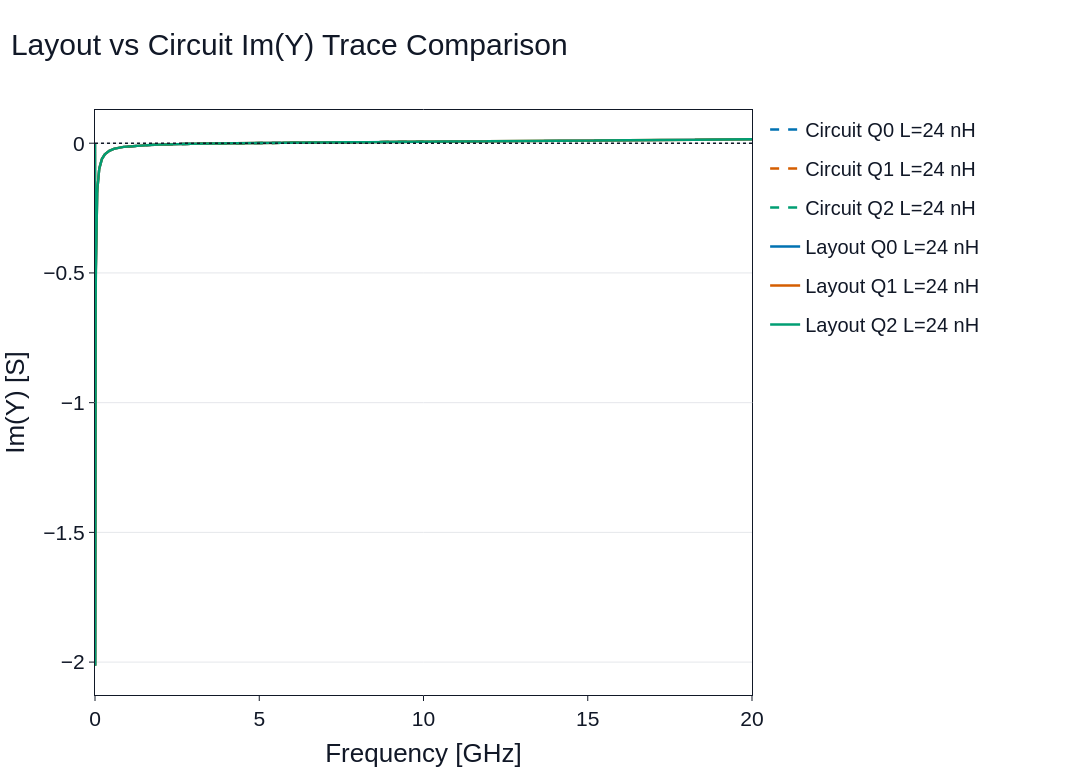

The notebook cell this image was saved under:
### Markdown cell above
### Im(Y) trace comparison

Purpose: Compares Layout and Circuit Im(Y) traces at the configured trace Ljun values.

Tables: Trace summaries and focus-frequency comparison rows.

Result key: `layout_vs_circuit_im_y_trace_comparison`

### Code cell
show_result("layout_vs_circuit_im_y_trace_comparison")

### Figure 1 — Plotly figure (JSON) as saved in the notebook; plotly's stock layout.template omitted (floating-point values rounded to 4 significant figures; data arrays with more than 128 entries replaced by an {"elided": "..."} marker saying what was removed)
{"data": [{"hovertemplate": "Circuit Q0, L=24 nH<br>f=%{x:.6f} GHz<br>Im(Y)=%{y:.3e} S<extra></extra>", "legendgroup": "Circuit-Q0", "line": {"color": "#0072B2", "dash": "dash", "width": 2.4}, "mode": "lines", "name": "Circuit Q0 L=24 nH", "type": "scatter", "x": {"elided": "181 float values"}, "y": {"elided": "181 float values"}}, {"hovertemplate": "Circuit Q1, L=24 nH<br>f=%{x:.6f} GHz<br>Im(Y)=%{y:.3e} S<extra></extra>", "legendgroup": "Circuit-Q1", "line": {"color": "#D55E00", "dash": "dash", "width": 2.4}, "mode": "lines", "name": "Circuit Q1 L=24 nH", "type": "scatter", "x": {"elided": "181 float values"}, "y": {"elided": "181 float values"}}, {"hovertemplate": "Circuit Q2, L=24 nH<br>f=%{x:.6f} GHz<br>Im(Y)=%{y:.3e} S<extra></extra>", "legendgroup": "Circuit-Q2", "line": {"color": "#009E73", "dash": "dash", "width": 2.4}, "mode": "lines", "name": "Circuit Q2 L=24 nH", "type": "scatter", "x": {"elided": "181 float values"}, "y": {"elided": "181 float values"}}, {"hovertemplate": "Layout Q0, L=24 nH<br>f=%{x:.6f} GHz<br>Im(Y)=%{y:.3e} S<extra></extra>", "legendgroup": "Layout-Q0", "line": {"color": "#0072B2", "dash": "solid", "width": 2.4}, "mode": "lines", "name": "Layout Q0 L=24 nH", "type": "scatter", "x": {"elided": "3000 float values"}, "y": {"elided": "3000 float values"}}, {"hovertemplate": "Layout Q1, L=24 nH<br>f=%{x:.6f} GHz<br>Im(Y)=%{y:.3e} S<extra></extra>", "legendgroup": "Layout-Q1", "line": {"color": "#D55E00", "dash": "solid", "width": 2.4}, "mode": "lines", "name": "Layout Q1 L=24 nH", "type": "scatter", "x": {"elided": "3000 float values"}, "y": {"elided": "3000 float values"}}, {"hovertemplate": "Layout Q2, L=24 nH<br>f=%{x:.6f} GHz<br>Im(Y)=%{y:.3e} S<extra></extra>", "legendgroup": "Layout-Q2", "line": {"color": "#009E73", "dash": "solid", "width": 2.4}, "mode": "lines", "name": "Layout Q2 L=24 nH", "type": "scatter", "x": {"elided": "3000 float values"}, "y": {"elided": "3000 float values"}}], "layout": {"font": {"color": "#111827", "family": "Arial, Helvetica, sans-serif", "size": 21}, "height": 780, "hovermode": "closest", "legend": {"font": {"color": "#111827", "family": "Arial, Helvetica, sans-serif", "size": 20}, "orientation": "v", "x": 1.02, "xanchor": "left", "y": 1, "yanchor": "top"}, "margin": {"b": 85, "l": 95, "r": 340, "t": 110}, "paper_bgcolor": "#FFFFFF", "plot_bgcolor": "#FFFFFF", "shapes": [{"line": {"color": "#111827", "dash": "dot", "width": 1.5}, "type": "line", "x0": 0, "x1": 1, "xref": "x domain", "y0": 0, "y1": 0, "yref": "y"}], "title": {"font": {"color": "#111827", "family": "Arial, Helvetica, sans-serif", "size": 30}, "text": "Layout vs Circuit Im(Y) Trace Comparison", "x": 0.01, "xanchor": "left"}, "width": 1200, "xaxis": {"gridcolor": "#E5E7EB", "gridwidth": 1, "linecolor": "#111827", "linewidth": 1, "mirror": true, "showgrid": false, "showline": true, "tickcolor": "#111827", "tickfont": {"color": "#111827", "family": "Arial, Helvetica, sans-serif", "size": 21}, "ticks": "outside", "title": {"font": {"color": "#111827", "family": "Arial, Helvetica, sans-serif", "size": 26}, "standoff": 14, "text": "Frequency [GHz]"}, "zeroline": false}, "yaxis": {"gridcolor": "#E5E7EB", "gridwidth": 1, "linecolor": "#111827", "linewidth": 1, "mirror": true, "showgrid": true, "showline": true, "tickcolor": "#111827", "tickfont": {"color": "#111827", "family": "Arial, Helvetica, sans-serif", "size": 21}, "ticks": "outside", "title": {"font": {"color": "#111827", "family": "Arial, Helvetica, sans-serif", "size": 26}, "standoff": 14, "text": "Im(Y) [S]"}, "zeroline": false}}}
